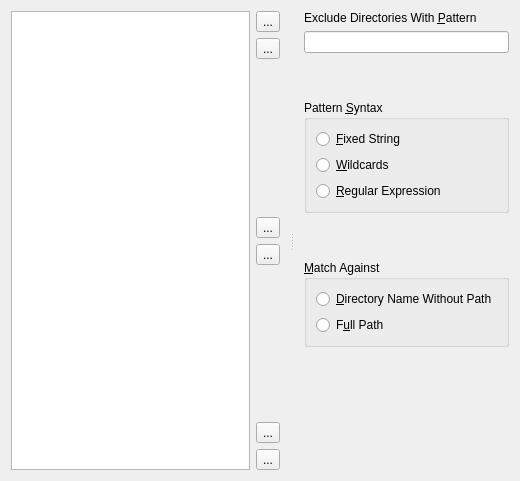
<?xml version="1.0" encoding="UTF-8"?>
<ui version="4.0">
 <class>ExcludeRulesConfigPage</class>
 <widget class="QWidget" name="ExcludeRulesConfigPage">
  <property name="geometry">
   <rect>
    <x>0</x>
    <y>0</y>
    <width>520</width>
    <height>481</height>
   </rect>
  </property>
  <property name="windowTitle">
   <string>Form</string>
  </property>
  <layout class="QVBoxLayout" name="verticalLayout_3">
   <item>
    <widget class="QSplitter" name="mainSplitter">
     <property name="orientation">
      <enum>Qt::Horizontal</enum>
     </property>
     <property name="handleWidth">
      <number>24</number>
     </property>
     <property name="childrenCollapsible">
      <bool>false</bool>
     </property>
     <widget class="QWidget" name="leftColumnWidget">
      <layout class="QHBoxLayout" name="horizontalLayout">
       <item>
        <widget class="QListWidget" name="listWidget">
         <property name="minimumSize">
          <size>
           <width>180</width>
           <height>200</height>
          </size>
         </property>
        </widget>
       </item>
       <item>
        <layout class="QVBoxLayout" name="toolButtonLayout">
         <item>
          <widget class="QToolButton" name="moveToTopButton">
           <property name="toolTip">
            <string>Move the current exclude rule to the top of the list.</string>
           </property>
           <property name="text">
            <string>...</string>
           </property>
           <property name="icon">
            <iconset resource="icons.qrc">
             <normaloff>:/icons/go-top.png</normaloff>:/icons/go-top.png</iconset>
           </property>
          </widget>
         </item>
         <item>
          <widget class="QToolButton" name="moveUpButton">
           <property name="toolTip">
            <string>Move the current exclude rule one position up in the list.</string>
           </property>
           <property name="text">
            <string>...</string>
           </property>
           <property name="icon">
            <iconset resource="icons.qrc">
             <normaloff>:/icons/go-up.png</normaloff>:/icons/go-up.png</iconset>
           </property>
          </widget>
         </item>
         <item>
          <spacer name="toolButtonUpperSpacer">
           <property name="orientation">
            <enum>Qt::Vertical</enum>
           </property>
           <property name="sizeHint" stdset="0">
            <size>
             <width>20</width>
             <height>40</height>
            </size>
           </property>
          </spacer>
         </item>
         <item>
          <widget class="QToolButton" name="addButton">
           <property name="toolTip">
            <string>Create a new exclude rule.
You can create as many as you like.</string>
           </property>
           <property name="text">
            <string>...</string>
           </property>
           <property name="icon">
            <iconset resource="icons.qrc">
             <normaloff>:/icons/add.png</normaloff>:/icons/add.png</iconset>
           </property>
          </widget>
         </item>
         <item>
          <widget class="QToolButton" name="removeButton">
           <property name="toolTip">
            <string>Remove the current exclude rule.</string>
           </property>
           <property name="text">
            <string>...</string>
           </property>
           <property name="icon">
            <iconset resource="icons.qrc">
             <normaloff>:/icons/remove.png</normaloff>:/icons/remove.png</iconset>
           </property>
          </widget>
         </item>
         <item>
          <spacer name="toolButtonLowerSpacer">
           <property name="orientation">
            <enum>Qt::Vertical</enum>
           </property>
           <property name="sizeHint" stdset="0">
            <size>
             <width>20</width>
             <height>40</height>
            </size>
           </property>
          </spacer>
         </item>
         <item>
          <widget class="QToolButton" name="moveDownButton">
           <property name="toolTip">
            <string>Move the current exclude rule one position down in the list.</string>
           </property>
           <property name="text">
            <string>...</string>
           </property>
           <property name="icon">
            <iconset resource="icons.qrc">
             <normaloff>:/icons/go-down.png</normaloff>:/icons/go-down.png</iconset>
           </property>
          </widget>
         </item>
         <item>
          <widget class="QToolButton" name="moveToBottomButton">
           <property name="toolTip">
            <string>Move the current exclude rule to the bottom of the list.</string>
           </property>
           <property name="text">
            <string>...</string>
           </property>
           <property name="icon">
            <iconset resource="icons.qrc">
             <normaloff>:/icons/go-bottom.png</normaloff>:/icons/go-bottom.png</iconset>
           </property>
          </widget>
         </item>
        </layout>
       </item>
      </layout>
     </widget>
     <widget class="QWidget" name="rightColumnWidget">
      <layout class="QVBoxLayout" name="fieldsLayout">
       <item>
        <widget class="QLabel" name="patternCaption">
         <property name="text">
          <string>Exclude Directories With &amp;Pattern</string>
         </property>
         <property name="buddy">
          <cstring>patternLineEdit</cstring>
         </property>
        </widget>
       </item>
       <item>
        <widget class="QLineEdit" name="patternLineEdit"/>
       </item>
       <item>
        <spacer name="verticalSpacer">
         <property name="orientation">
          <enum>Qt::Vertical</enum>
         </property>
         <property name="sizeHint" stdset="0">
          <size>
           <width>20</width>
           <height>28</height>
          </size>
         </property>
        </spacer>
       </item>
       <item>
        <widget class="QGroupBox" name="syntaxRadioBox">
         <property name="title">
          <string>Pattern &amp;Syntax</string>
         </property>
         <layout class="QVBoxLayout" name="verticalLayout">
          <item>
           <widget class="QRadioButton" name="fixedStringRadioButton">
            <property name="text">
             <string>&amp;Fixed String</string>
            </property>
           </widget>
          </item>
          <item>
           <widget class="QRadioButton" name="wildcardsRadioButton">
            <property name="text">
             <string>&amp;Wildcards</string>
            </property>
           </widget>
          </item>
          <item>
           <widget class="QRadioButton" name="regexpRadioButton">
            <property name="text">
             <string>&amp;Regular Expression</string>
            </property>
           </widget>
          </item>
         </layout>
        </widget>
       </item>
       <item>
        <spacer name="verticalSpacer_2">
         <property name="orientation">
          <enum>Qt::Vertical</enum>
         </property>
         <property name="sizeHint" stdset="0">
          <size>
           <width>20</width>
           <height>18</height>
          </size>
         </property>
        </spacer>
       </item>
       <item>
        <widget class="QGroupBox" name="matchAgainstRadioBox">
         <property name="title">
          <string>&amp;Match Against</string>
         </property>
         <layout class="QVBoxLayout" name="verticalLayout_2">
          <item>
           <widget class="QRadioButton" name="dirNameWithoutPathRadioButton">
            <property name="text">
             <string>&amp;Directory Name Without Path</string>
            </property>
           </widget>
          </item>
          <item>
           <widget class="QRadioButton" name="fullPathRadioButton">
            <property name="text">
             <string>F&amp;ull Path</string>
            </property>
           </widget>
          </item>
         </layout>
        </widget>
       </item>
       <item>
        <spacer name="verticalSpacer_3">
         <property name="orientation">
          <enum>Qt::Vertical</enum>
         </property>
         <property name="sizeHint" stdset="0">
          <size>
           <width>20</width>
           <height>40</height>
          </size>
         </property>
        </spacer>
       </item>
       <item>
        <spacer name="verticalSpacer_4">
         <property name="orientation">
          <enum>Qt::Vertical</enum>
         </property>
         <property name="sizeHint" stdset="0">
          <size>
           <width>20</width>
           <height>40</height>
          </size>
         </property>
        </spacer>
       </item>
       <item>
        <spacer name="verticalSpacer_5">
         <property name="orientation">
          <enum>Qt::Vertical</enum>
         </property>
         <property name="sizeHint" stdset="0">
          <size>
           <width>20</width>
           <height>40</height>
          </size>
         </property>
        </spacer>
       </item>
      </layout>
     </widget>
    </widget>
   </item>
  </layout>
 </widget>
 <resources>
  <include location="icons.qrc"/>
 </resources>
 <connections/>
</ui>
